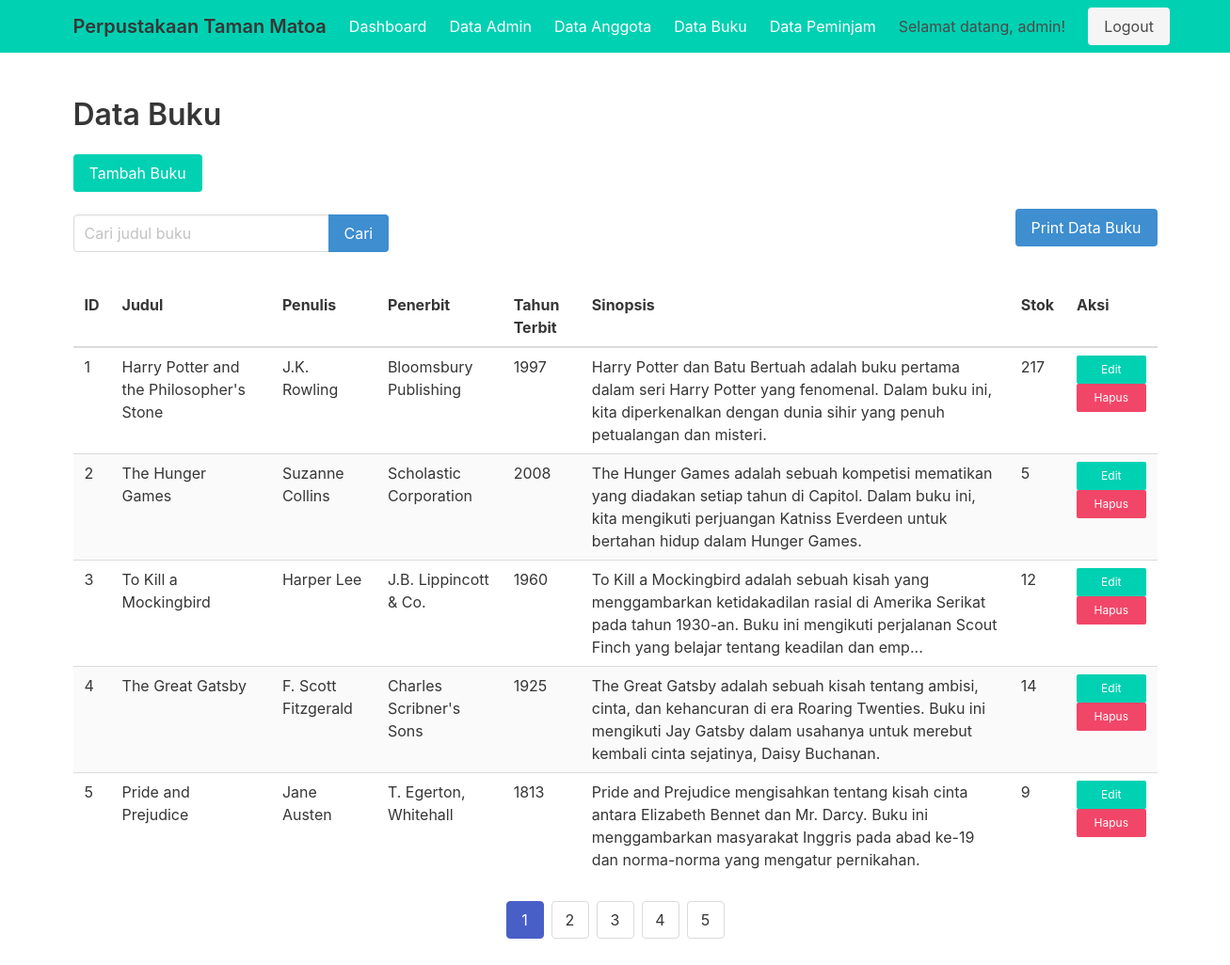
Screenshot of /data_buku.php (signed in) with the database file from the repository.
### tables this page shows
CREATE TABLE `buku` (
  `id` int NOT NULL,
  `judul` varchar(255) NOT NULL,
  `penulis` varchar(100) NOT NULL,
  `penerbit` varchar(100) NOT NULL,
  `tahun_terbit` int NOT NULL,
  `sinopsis` text,
  `stok` int NOT NULL DEFAULT '0'
);

### data_buku.php (the view, shortened to what this page needs)
<?php
include 'koneksi.php';
$results_per_page = 5;
$current_page = isset($_GET['page']) ? $_GET['page'] : 1;
$start_index = ($current_page - 1) * $results_per_page;
$total_results = mysqli_query($conn, "SELECT COUNT(*) as total FROM buku");
$total_results = mysqli_fetch_assoc($total_results)['total'];
$total_pages = ceil($total_results / $results_per_page);
$search = '';
$query = "SELECT * FROM buku
          WHERE judul LIKE '%$search%'
          LIMIT $start_index, $results_per_page";
$result = mysqli_query($conn, $query);
?>
<?php include 'header.php'; ?>
<section class="section">
  <div class="container">
    <h1 class="title">Data Buku</h1>
    <a class="button is-primary" href="tambah_buku.php">Tambah Buku</a>
    <div class="level">
      <div class="level-left">
        <div class="level-item">
          <form action="data_buku.php" method="GET" class="mb-3 mt-5">
            <div class="field has-addons">
              <div class="control">
                <input class="input" type="text" name="search" placeholder="Cari judul buku">
              </div>
              <div class="control">
                <button class="button is-info" type="submit">Cari</button>
              </div>
            </div>
          </form>
        </div>
      </div>
      <div class="level-right">
        <div class="level-item">
        <a class="button is-info" href="./laporan/laporan_DataBuku.php" target="_blank">Print Data Buku</a>
        </div>
      </div>
    </div>
    <table class="table is-striped is-hoverable" style="width:100%;">
      <thead>
        <tr>
          <th>ID</th>
          <th>Judul</th>
          <th>Penulis</th>
          <th>Penerbit</th>
          <th>Tahun Terbit</th>
          <th>Sinopsis</th>
          <th>Stok</th>
          <th>Aksi</th>
        </tr>
      </thead>
      <tbody>
        <?php
  if (mysqli_num_rows($result) > 0) {
    while ($row = mysqli_fetch_assoc($result)) {
      $id = $row['id'];
      $judul = $row['judul'];
      $penulis = $row['penulis'];
      $penerbit = $row['penerbit'];
      $tahun_terbit = $row['tahun_terbit'];
      $sinopsis = $row['sinopsis'];
      $stok = $row['stok'];
      $sinopsis_potong = strlen($sinopsis) > 200 ? substr($sinopsis, 0, 200) . '...' : $sinopsis;
      ?>
        <tr>
          <td><?php echo $id; ?></td>
          <td><?php echo $judul; ?></td>
          <td><?php echo $penulis; ?></td>
          <td><?php echo $penerbit; ?></td>
          <td><?php echo $tahun_terbit; ?></td>
          <td><?php echo $sinopsis_potong; ?></td>
          <td><?php echo $stok; ?></td>
          <td>
            <a href="edit_buku.php?id=<?php echo $id; ?>" class="button is-primary is-small" style="width:100%">Edit</a>
            <a href="hapus_buku.php?id=<?php echo $id; ?>" class="button is-danger is-small"
              onclick="return confirm('Apakah Anda yakin ingin menghapus buku ini?')" style="width:100%">Hapus</a>
          </td>
        </tr>
        <?php
    }
  } else {
    ?>
        <tr>
          <td colspan="8">Tidak ada data buku.</td>
        </tr>
        <?php
  }
  ?>
      </tbody>
    </table>
    <nav class="pagination is-centered" role="navigation" aria-label="pagination">
      <ul class="pagination-list">
        <?php for ($page = 1; $page <= $total_pages; $page++) : ?>
        <li>
          <a href="data_buku.php?page=<?php echo $page; ?>"
            class="pagination-link <?php echo $page === $current_page ? 'is-current' : ''; ?>"><?php echo $page; ?></a>
        </li>
        <?php endfor; ?>
      </ul>
    </nav>
  </div>
</section>

### rows the page displays
buku: id "1", judul "Harry Potter and the Philosopher's Stone", penulis "J.K. Rowling", penerbit "Bloomsbury Publishing", tahun_terbit "1997", sinopsis "Harry Potter dan Batu Bertuah adalah buku pertama dalam seri Harry Potter yang fenomenal. Dalam buku ini, kita diperkenalkan dengan dunia sihir yang penuh petualangan dan misteri.", stok "217"
buku: id "2", judul "The Hunger Games", penulis "Suzanne Collins", penerbit "Scholastic Corporation", tahun_terbit "2008", sinopsis "The Hunger Games adalah sebuah kompetisi mematikan yang diadakan setiap tahun di Capitol. Dalam buku ini, kita mengikuti perjuangan Katniss Everdeen untuk bertahan hidup dalam Hunger Games.", stok "5"
buku: id "3", judul "To Kill a Mockingbird", penulis "Harper Lee", penerbit "J.B. Lippincott & Co.", tahun_terbit "1960", sinopsis "To Kill a Mockingbird adalah sebuah kisah yang menggambarkan ketidakadilan rasial di Amerika Serikat pada tahun 1930-an. Buku ini mengikuti perjalanan Scout Finch yang belajar tentang keadilan dan emp...", stok "12"
buku: id "4", judul "The Great Gatsby", penulis "F. Scott Fitzgerald", penerbit "Charles Scribner's Sons", tahun_terbit "1925", sinopsis "The Great Gatsby adalah sebuah kisah tentang ambisi, cinta, dan kehancuran di era Roaring Twenties. Buku ini mengikuti Jay Gatsby dalam usahanya untuk merebut kembali cinta sejatinya, Daisy Buchanan.", stok "14"
buku: id "5", judul "Pride and Prejudice", penulis "Jane Austen", penerbit "T. Egerton, Whitehall", tahun_terbit "1813", sinopsis "Pride and Prejudice mengisahkan tentang kisah cinta antara Elizabeth Bennet dan Mr. Darcy. Buku ini menggambarkan masyarakat Inggris pada abad ke-19 dan norma-norma yang mengatur pernikahan.", stok "9"

### other values shown
$_SESSION['username'] "admin"
